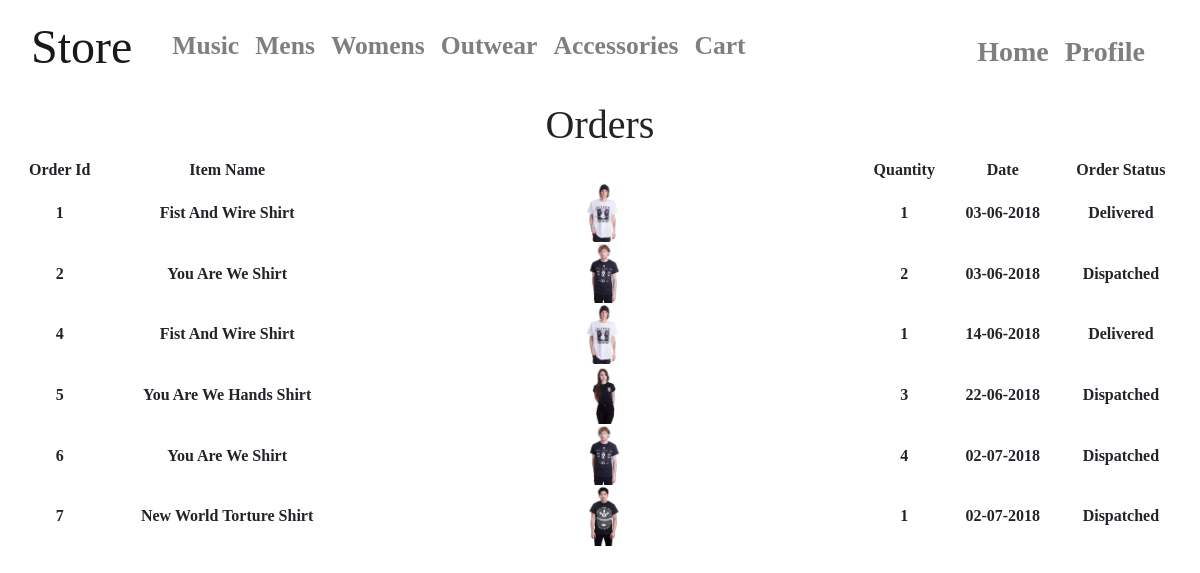
Before: /store/orders (signed in) with the older database file.
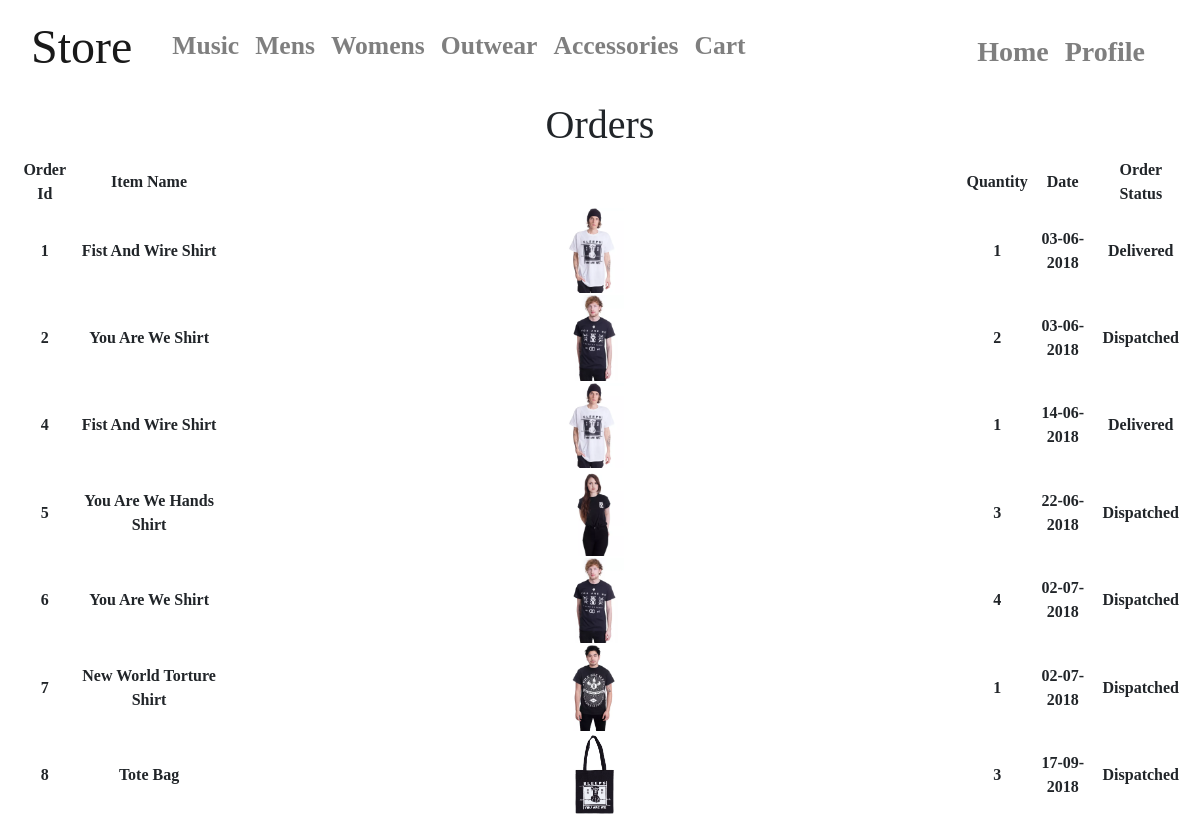
After: the same page with the newer database file.
### app/models.py (models this page shows, shortened)
class User(UserMixin, db.Model):
    id = db.Column(db.Integer, primary_key=True)
    username = db.Column(db.String(64), index=True, unique=True)
    email = db.Column(db.String(120), index=True, unique=True)
    password_hash = db.Column(db.String(128))
    name = db.Column(db.String(40), index=True)
    address1 = db.Column(db.String(40), index=True)
    address2 = db.Column(db.String(40), index=True)
    towncity = db.Column(db.String(40), index=True)
    postcode = db.Column(db.String(40), index=True)
    accesslevel = db.Column(db.Integer, index=True)
    card = db.Column(db.String)

class orders(db.Model):
    order_id = db.Column(db.Integer, primary_key=True)
    userid = db.Column(db.Integer)
    item_id = db.Column(db.Integer)
    item_quant = db.Column(db.Integer)
    order_status = db.Column(db.String(40))
    date = db.Column(db.String)
    price = db.Column(db.Integer)
    card = db.Column(db.String)

class Store(db.Model):
    id = db.Column(db.Integer, primary_key=True)
    name = db.Column(db.String(40))
    image = db.Column(db.String(40))
    cat = db.Column(db.String(40))
    price = db.Column(db.Float)
    sale = db.Column(db.Integer)
    back_image = db.Column(db.String)
    cost = db.Column(db.Float)

### app/routes.py (the view)
@app.route("/store/orders")
@login_required
def the_orders():
    return render_template("user/orders.html", title="Store-", store=Store.query.all(), orders=orders.query.all(), user=User.query.all())

### app/models.py (called while the page is built)
@login.user_loader
def load_user(the_id):
    return User.query.get(int(the_id))

### app/templates/user/orders.html (shortened to what this page needs)
{% extends "store/layout_store.html" %}
{% block body %}
<div class="text-center" style="font-family: Rockwell">
<h1>Orders</h1>
{% for user in user %}
    {% if user.id == current_user.id %}
        <table id="tblProduct", width="100%">
        <tr>
            <th>Order Id</th>
            <th>Item Name</th>
            <th> </th>
            <th>Quantity</th>
            <th>Date</th>
            <th>Order Status</th>
        </tr>
        {% for j in orders %}
            {% if j.userid == current_user.id %}
                {% for k in store %}
                    {% if k.id == j.item_id %}
                        <tr>
                            <th>{{ j.order_id }}</th>
                            <th>{{ k.name }}</th>
                            <th> <img src="{{ url_for("static", filename=k.image) }}" style="width: 8%"> </th>
                            <th>{{ j.item_quant }}</th>
                            <th>{{ j.date }}</th>
                            <th>{{ j.order_status }}</th>
                        </tr>
                        {% endif %}
                    {% endfor %}
                {% endif %}
        {% endfor %}
    {% endif %}
{% endfor %}
    </table>
</div>
{% endblock %}

### app/templates/store/layout_store.html (shortened to what this page needs)
<!DOCTYPE html>
<html lang="en">
<head>
    <link rel="stylesheet" href="{{ url_for("static", filename="style.css") }}" type="text/css">
</head>
<body>
<div class="container">
    {% include"store/_navbar_store.html" %}
    {% block body %}{% endblock %}
</div>
</body>
</html>

### app/templates/store/_navbar_store.html (shortened to what this page needs)
<nav class="navbar navbar-expand-md navbar-light bg-transparent mb-4">
    <a class="navbar-brand" href="/store" style="font-family: 'Century Gothic'"><h1 style="font-size: 240%">Store</h1></a>
      <div class="collapse navbar-collapse" id="navbarCollapse">
        <ul class="navbar-nav mr-auto">
            <li class="nav-item">
                <a class="nav-link">    </a>
            </li>
            <li class="nav-item">
                <a id="store_music" class="nav-link" href="/store/music"><h1 style="font-size:160%;font-family: 'Century Gothic'"><b>Music</b></h1></a>
          </li>
          <li class="nav-item">
            <a id="store_mens" class="nav-link" href="/store/mens"><h1 style="font-size:160%;font-family: 'Century Gothic'"><b>Mens</b></h1></a>
          </li>
            <li class="nav-item">
                <a id="store_womens" class ="nav-link" href="/store/womens"><h1 style="font-size:160%;font-family: 'Century Gothic'"><b>Womens</b></h1></a>
            </li>
          <li class="nav-item">
              <a id="store_outwear" class="nav-link" href="/store/outwear"><h1 style="font-size:160%;font-family: 'Century Gothic'"><b>Outwear</b></h1></a>
          </li>
          <li class="nav-item">
              <a id="store_accessories" class ="nav-link" href="/store/accessories"><h1 style="font-size:160%;font-family: 'Century Gothic'"><b>Accessories</b></h1></a>
          </li>
            <li class="nav-item">
                <a id="store_cart" class="nav-link" href="/store/cart"><h1 style="font-size: 160%;font-family: 'Century Gothic'"><b>Cart</b></h1></a>
            </li>
        </ul>
          <ul class="navbar navbar-nav navbar-right">
            <li class="nav-item">
                <a class ="nav-link" href="/"><h1 style="font-size:175%;font-family: 'Century Gothic';margin-top: 0.4em"><b>Home</b></h1></a>
            </li>
              {% if current_user.is_anonymous %}
                <li class="nav-item">
                    <a class="nav-link" href="{{ url_for('login') }}"><h1 style="font-size:175%;text-align: right;margin-top: 0.4em; font-family: 'Century Gothic'"><b>Login/SignUp</b></h1></a>
                </li>
            {% else %}
                <li class="nav-item">
                    <a class="nav-link" href="{{ url_for('profile', username=current_user.username) }}"><h1 style="font-size:175%;text-align: right;margin-top: 0.4em;font-family: 'Century Gothic'"><b>Profile</b></h1></a>
                </li>
              {% endif %}
          </ul>
      </div>
    </nav>

Changed rows visible on the page:
added orders: order_id "8", item_quant "3", date "17-09-2018", order_status "Dispatched"
now on this page (row unchanged): Store: name "Tote Bag", image (picture)
